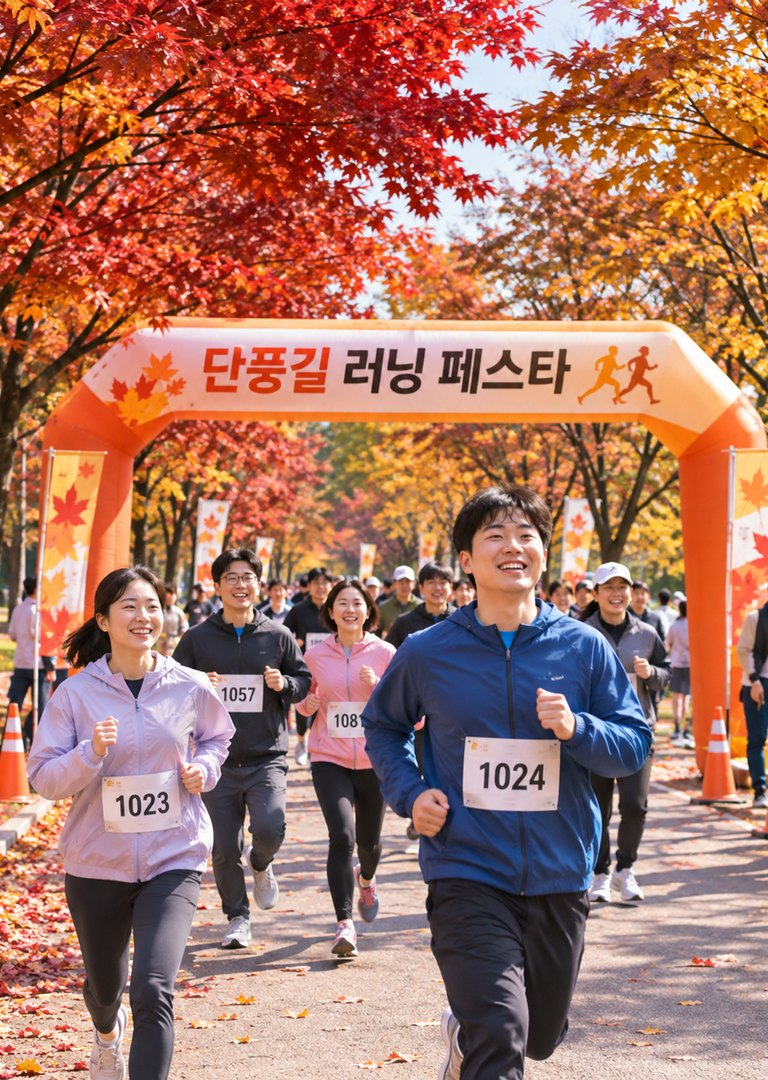
#> input picture src/games/8-4/img/ev07.jpg, 768 x 1080 px
$ python -i gen_1125.py   (imports and definitions only)
#> lines starting #> are read from the running program, lines starting #| are printed output that depends on the picture
#> further down, picture is the input picture: PIL image 768x1080 RGB; mean R, G, B 168.1, 116, 100.6
"""11/25 수정 요청서(hwpx) 안의 그림으로 게임 이미지를 바꾼다.
사용: python tools/gen_1125.py   (gen_3_3·gen_5_2·gen_8_4·gen_h4_1·gen_h5_2를 다시 돌렸다면 그 뒤에 실행)

- 전3-3: 상황1 「쑥스러워요」 얼굴(s1-f2.jpg)      - 전8-4: 단풍길 러닝 페스타 포스터(ev07.jpg)
- 전5-2: 보드판 제목 글자 「공간 바르게 사용하기」   - 후5-2: 「어디였나요?」 삽화 5장(사람 없는 장소)
- 후2-1(h4-1): 대표 사진 arm·leg, 단계 사진 16장   - 후2-3(h4-3): leg 대표 사진
단계 사진·장소 삽화는 요청서에 들어 있는 크기가 약 240px뿐이라 키워서 쓴다(원본이 오면 교체).
"""
import io
import sys
import zipfile
from pathlib import Path
import cv2
import numpy as np
from PIL import Image, ImageDraw, ImageFilter, ImageFont

ROOT = Path(__file__).resolve().parent.parent
D = ROOT / 'data' / '큐알활동수정요청(1125)'
G = ROOT / 'src' / 'games'


def pics(key):
    z = zipfile.ZipFile(next(D.glob(f'*{key}*.hwpx')))
    return {Path(n).stem[5:]: Image.open(io.BytesIO(z.read(n))).convert('RGB') for n in z.namelist() if n.startswith('BinData/')}


def save(im, rel):
    im.save(G / rel, 'JPEG', quality=86, optimize=True, progressive=True)
    print(rel, im.size)


# [4 lines left out: function quad, not called in this run]


def up(im, w):
    return im.resize((w, round(im.height * w / im.width)), Image.LANCZOS).filter(ImageFilter.UnsharpMask(2, 60, 2))


def step(im, side=(11, 10)):
    """가장자리 흰 줄을 잘라 내고 11:10으로 맞춘다."""
#> called with side = (11, 10)
    im = im.crop((4, 4, im.width - 4, im.height - 4))
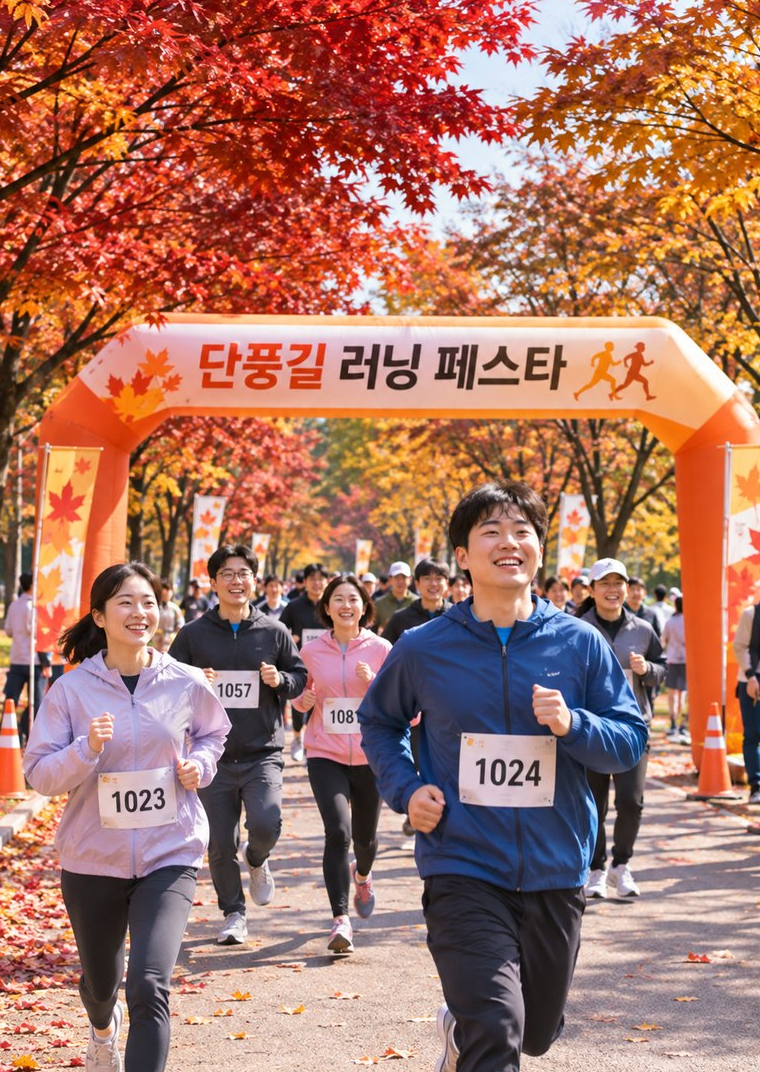
#> im: PIL image 760x1072 RGB; mean R, G, B 167.9, 115.9, 100.7
    w, h = im.size
#> w = 760; h = 1072
    tw, th = (w, round(w * side[1] / side[0]))
#> tw = 760; th = 691
    if th > h:
        tw, th = round(h * side[0] / side[1]), h
    x = (w - tw) // 2
#> x = 0
    return up(im.crop((x, 0, x + tw, th)), 720)
#> in up, `return im.resize((w, round(im.height * w / im.width)), Image.LANCZOS)...`:
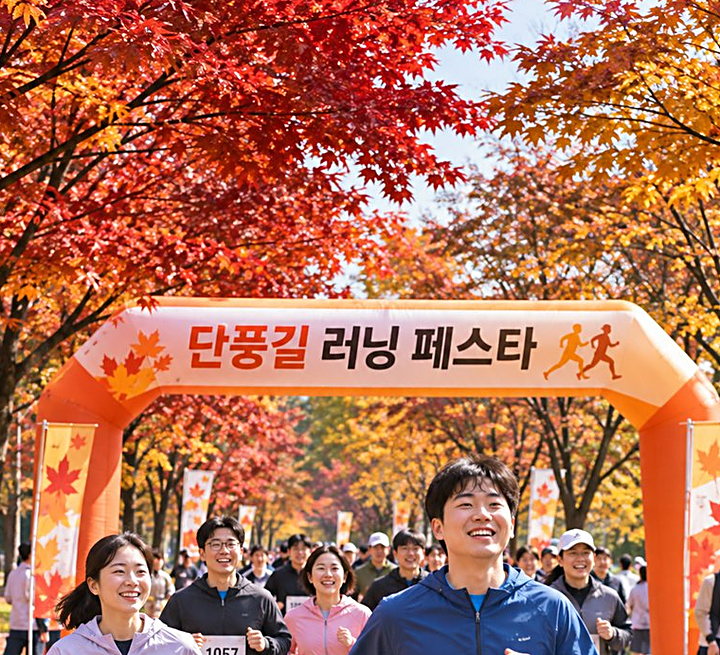
#> returned value: PIL image 720x655 RGB; mean R, G, B 178, 110.5, 85.7


# [38 lines left out: function main, not called in this run]


# [2 lines not run here, left out]

>>> from PIL import Image
>>> picture = Image.open('../src/games/8-4/img/ev07.jpg')
>>> result = step(picture)

$ run again, on src/games/8-4/img/ev01.jpg
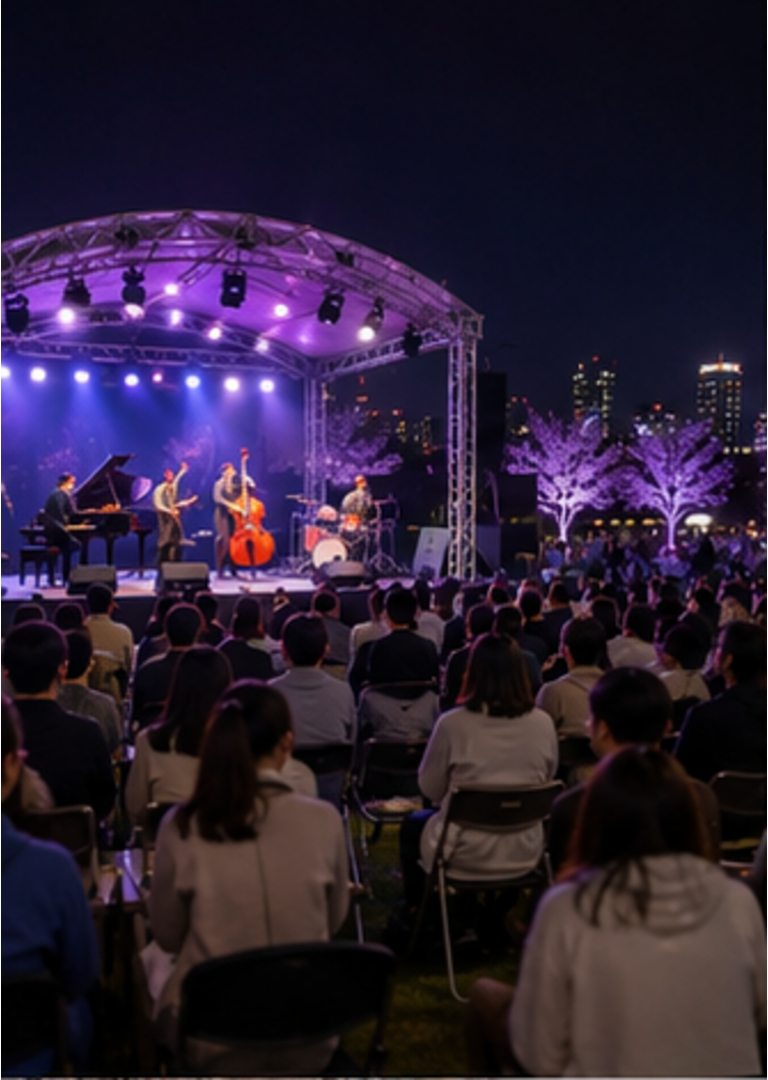
#> input picture src/games/8-4/img/ev01.jpg, 768 x 1080 px
#> picture is the input picture: PIL image 768x1080 RGB; mean R, G, B 43.3, 30.8, 52.5
#> in step, `im = im.crop((4, 4, im.width - 4, im.height - 4))`:
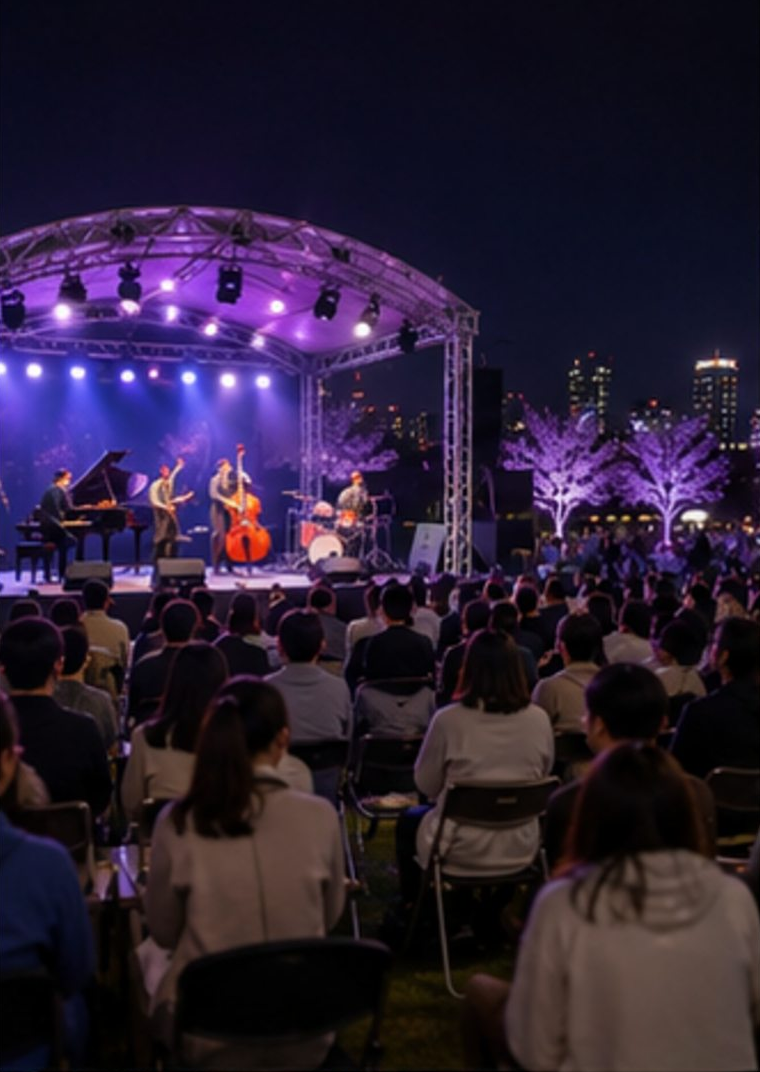
#> im: PIL image 760x1072 RGB; mean R, G, B 42.8, 30.2, 52
#> in up, `return im.resize((w, round(im.height * w / im.width)), Image.LANCZOS)...`:
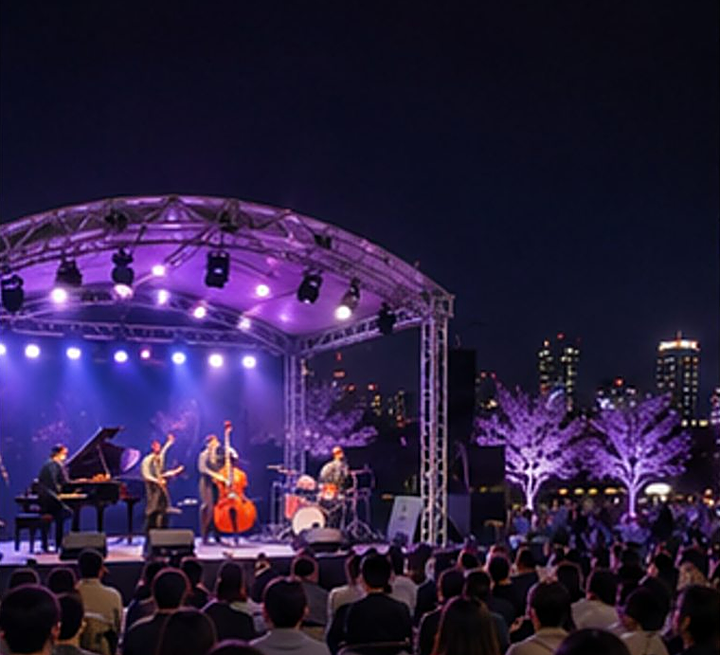
#> returned value: PIL image 720x655 RGB; mean R, G, B 44.5, 30.9, 65.3

$ run again, on src/games/8-4/img/ev02.jpg
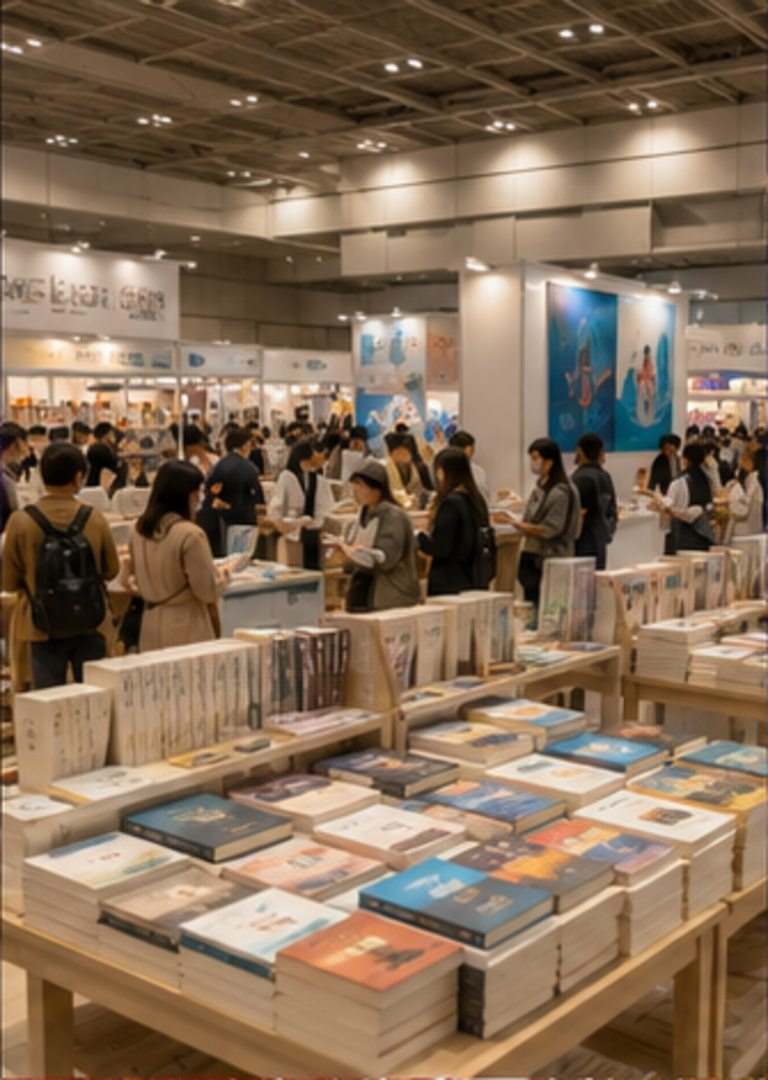
#> input picture src/games/8-4/img/ev02.jpg, 768 x 1080 px
#> picture is the input picture: PIL image 768x1080 RGB; mean R, G, B 132.2, 109.2, 87
#> in step, `im = im.crop((4, 4, im.width - 4, im.height - 4))`:
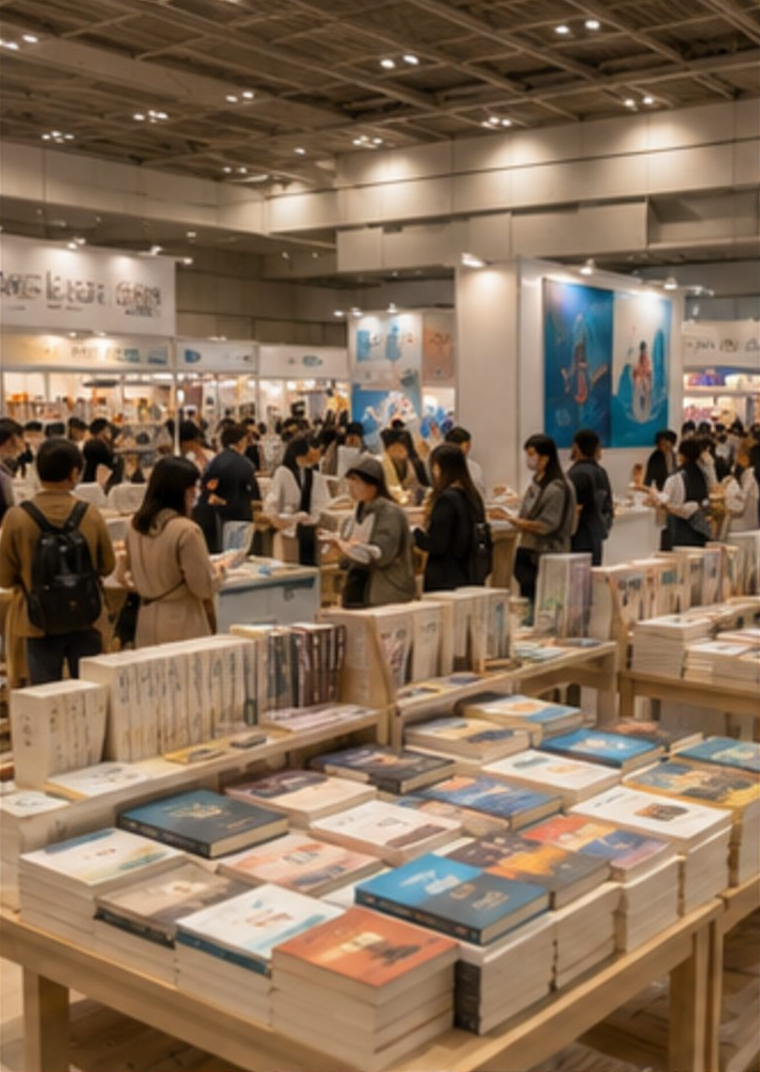
#> im: PIL image 760x1072 RGB; mean R, G, B 132.6, 109.6, 87.4
#> in up, `return im.resize((w, round(im.height * w / im.width)), Image.LANCZOS)...`:
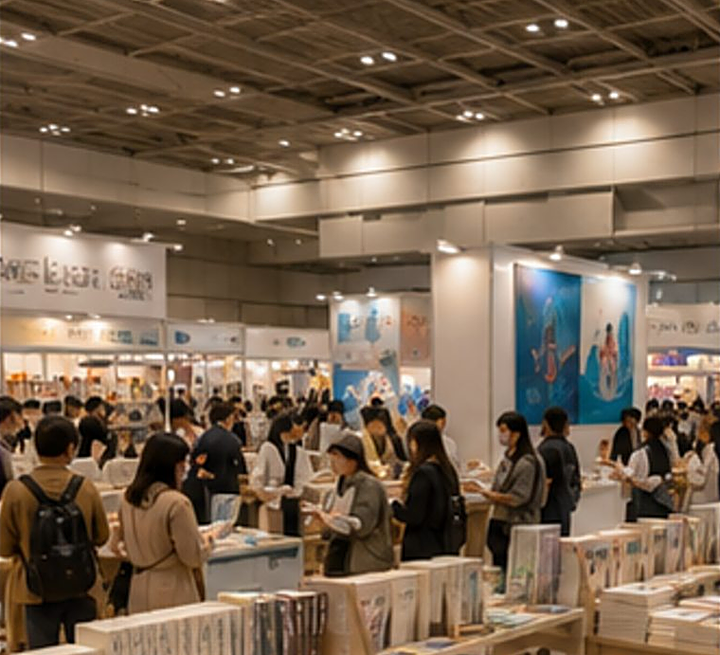
#> returned value: PIL image 720x655 RGB; mean R, G, B 119.6, 99.4, 79.5

$ run again, on src/games/8-4/img/ev03.jpg
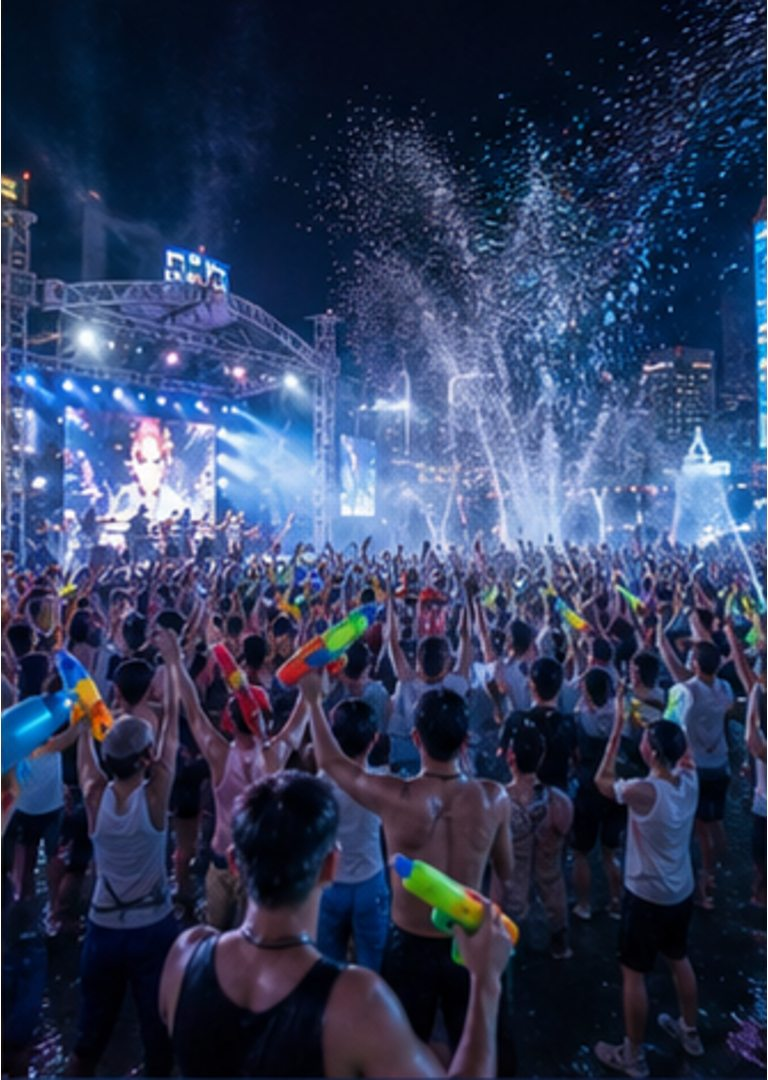
#> input picture src/games/8-4/img/ev03.jpg, 768 x 1080 px
#> picture is the input picture: PIL image 768x1080 RGB; mean R, G, B 49, 60.8, 91.8
#> in step, `im = im.crop((4, 4, im.width - 4, im.height - 4))`:
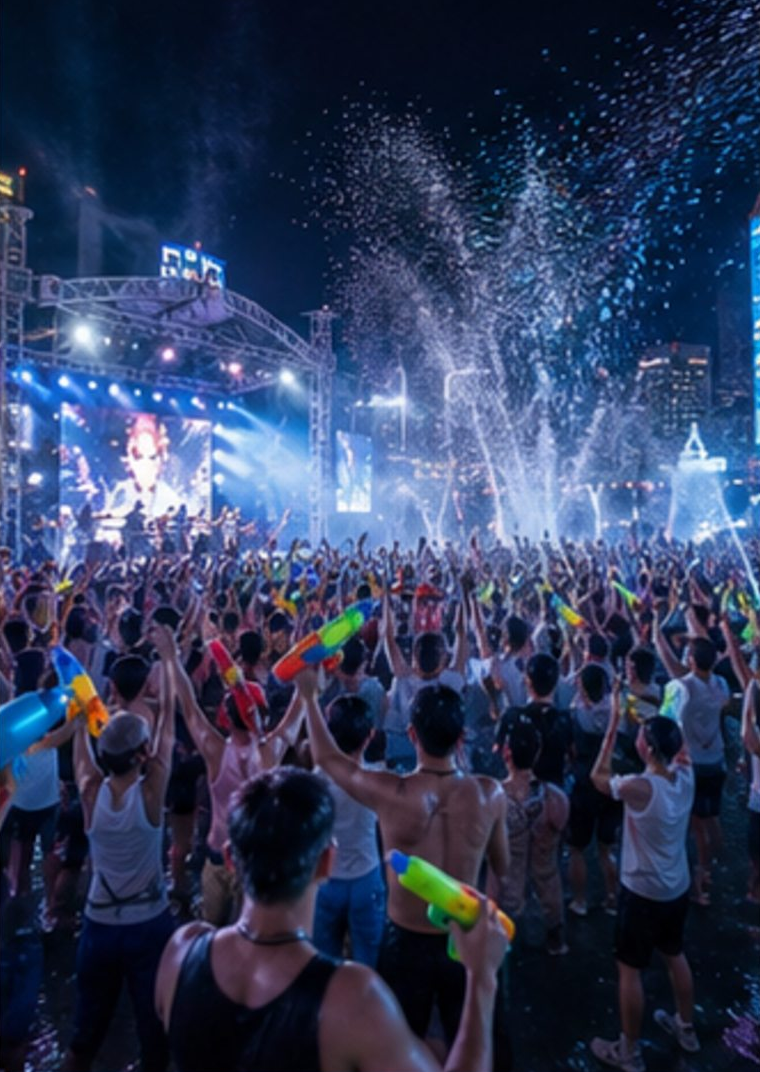
#> im: PIL image 760x1072 RGB; mean R, G, B 48.7, 60.6, 91.8
#> in up, `return im.resize((w, round(im.height * w / im.width)), Image.LANCZOS)...`:
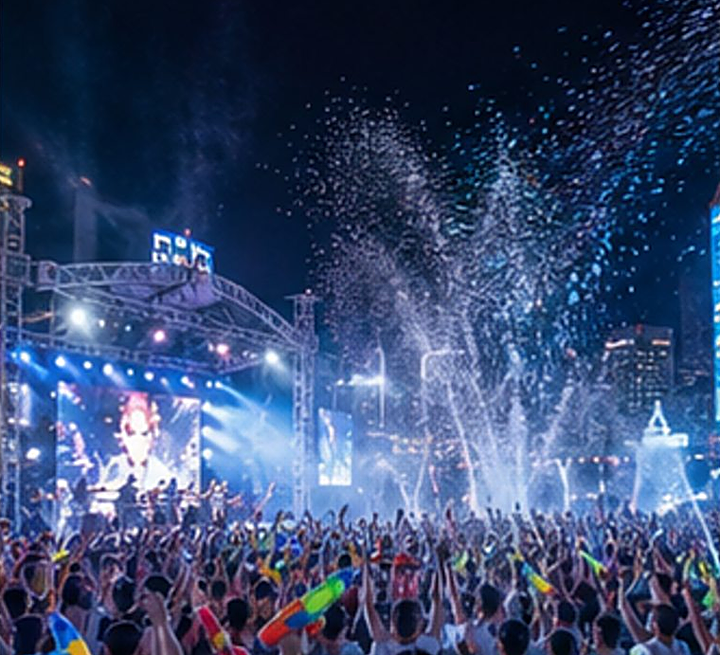
#> returned value: PIL image 720x655 RGB; mean R, G, B 57.3, 74.5, 112
